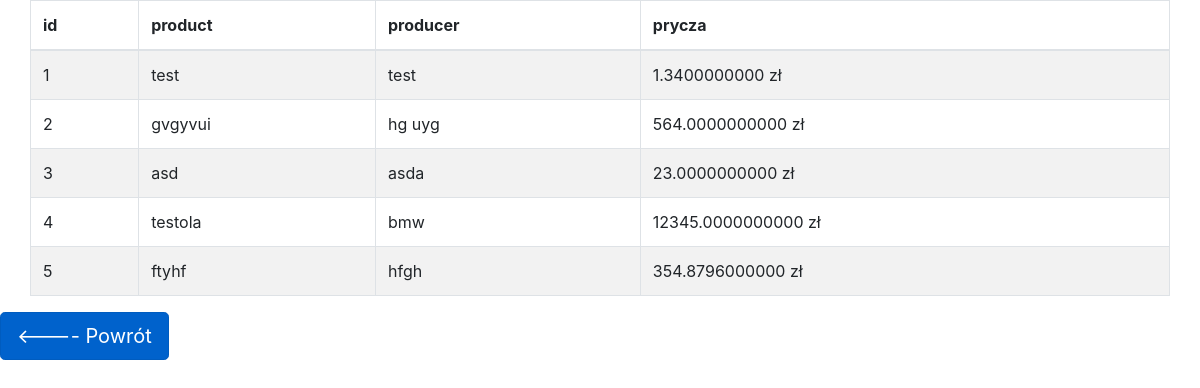
Page /productlist on the committed database.
### app/models.py (models this page shows)
class DbModel(db.Model):
    id = db.Column(db.Integer(), primary_key=True)
    product = db.Column(db.String(100))
    producer = db.Column(db.String(100))
    price = db.Column(db.Numeric(3))
    ilosc = db.Column(db.Integer())

### app/views.py (the view)
@app.route('/productlist')
def view_product_list():
    product_list = DbModel.query.all()
    return render_template("productlist.html", title="", product_list=product_list)

### app/templates/productlist.html (shortened to what this page needs)
<!DOCTYPE html>
<html lang="en">
<head>
    <link rel="stylesheet" href="http://maxcdn.bootstrapcdn.com/font-awesome/4.2.0/css/font-awesome.min.css">
    <link rel="stylesheet" href="https://cdn.jsdelivr.net/npm/bootstrap@4.0.0/dist/css/bootstrap.min.css"
>
</head>
<body>
<div class="container">
    <div class="row">
        <table class="table table-striped table-bordered">
            <thead>
            <tr>
                <th>
                    id
                </th>
                <th>
                    product
                </th>
                <th>
                    producer
                </th>
                <th>
                    prycza
                </th>
            </tr>
            </thead>
            <tbody>
            {% for i in product_list %}
            <tr>
                <td>{{i.id}}</td>
                <td>{{i.product}}</td>
                <td>{{i.producer}}</td>
                <td>{{i.price}} zł</td>
            </tr>
            {% endfor %}
            </tbody>
        </table>
    </div>
</div>
<div class = "row">
    <div class = "col-sm">
        <a href="{{url_for('view_data_base')}}" class = "btn btn-primary btn-lg active" role="button" aria-pressed="true"> <---- Powrót</a>
    </div>
</body>
</html>

### rows in the picture
DbModel: id "1", product "test", producer "test", price "1.3400000000"
DbModel: id "2", product "gvgyvui", producer "hg uyg", price "564.0000000000"
DbModel: id "3", product "asd", producer "asda", price "23.0000000000"
DbModel: id "4", product "testola", producer "bmw", price "12345.0000000000"
DbModel: id "5", product "ftyhf", producer "hfgh", price "354.8796000000"
